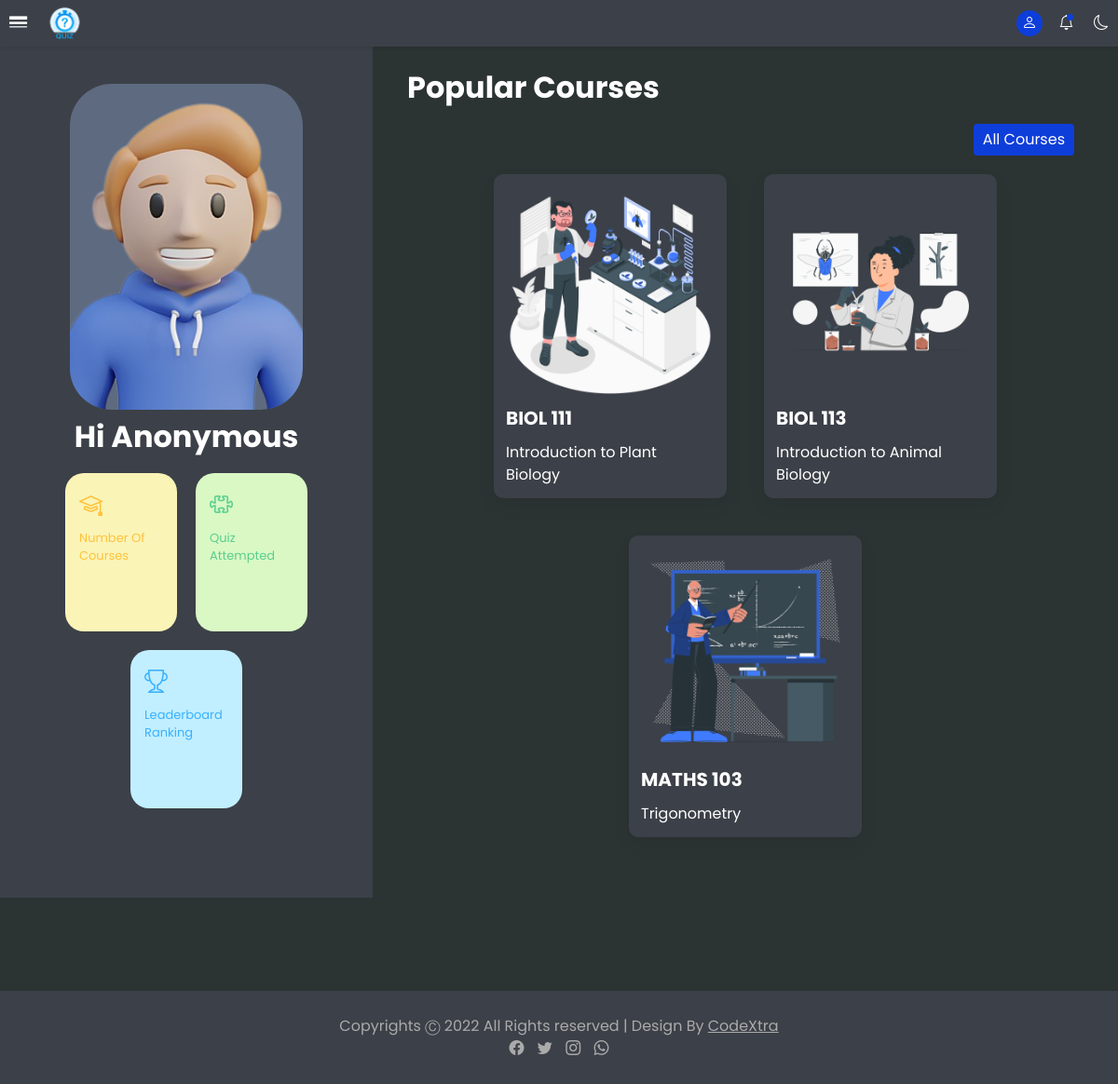
/user, run on the app's committed database.
### tables this page shows
CREATE TABLE `courses` (
  `id` int(11) NOT NULL,
  `course_id` text NOT NULL,
  `course_category_id` int(11) NOT NULL,
  `course_name` text NOT NULL,
  `course_short_name` text NOT NULL,
  `level` int(11) NOT NULL,
  `date_created` int(11) NOT NULL
);

### user/index.php (the view, shortened to what this page needs)
<?php
require "../includes/db.inc.php";
$sql2 = "SELECT * FROM courses LIMIT 3;";
$result2 = mysqli_query($conn, $sql2);
$popularCourses = array();
if (mysqli_num_rows($result2) > 0) {
  while ($row2 = mysqli_fetch_assoc($result2)) {
    $course_cat = $row2['course_category_id'];
    $cat = "SELECT * FROM course_category WHERE id = '$course_cat';";
    $cat_result = mysqli_query($conn, $cat);
    $cat_row = mysqli_fetch_assoc($cat_result);
    $array = array();
    $array[] = $row2['id'];
    $array[] = $row2['course_name'];
    $array[] = $row2['course_short_name'];
    $array[] = strtolower($cat_row['cat_name']);
    $popularCourses[] = $array;
  }
}
if (isset($_SESSION['id'])) {
  $id = $_SESSION['id'];
  $file = "../img-uploads/student" . $id . "*";
  $fileSearch = glob($file);
  if (count($fileSearch) > 0) {
    $file_path = $fileSearch[0];
    if (file_exists($file_path)) {
      $src = $file_path;
    } else {
      $src = "../images/avatar.png";
    }
  } else {
    $src = "../images/avatar.png";
  }
} else {
  $src = "../images/avatar.png";
}
?>
<!DOCTYPE html>
<html lang="en">
<head>
  <link href="https://cdn.jsdelivr.net/npm/bootstrap@5.0.2/dist/css/bootstrap.min.css" rel="stylesheet">
  <link rel="stylesheet" href="https://cdn.jsdelivr.net/npm/bootstrap-icons@1.9.1/font/bootstrap-icons.css">
  <link rel="stylesheet" href="../public/style.css">
</head>
<body>
  <?php
  require("./header.php");
  require("./navbar.php");
  ?>
  <main>
    <div class="row">
      <div class="col-md-4">
        <div class="user-profile d-flex align-items-center justify-content-center">
          <div class="profile-img">
            <img src="<?php echo $src; ?>" alt="Avatar">
          </div>
          <h2>Hi <?php if (isset($_SESSION['uid'])) {
                    echo $_SESSION['uid'] . "!";
                  } else {
                    echo "Anonymous";
                  } ?></h2>
          <div class="profile-body">
            <div class="stats row d-flex align-items-center justify-content-center">
              <div class="stat col-sm-4">
                <div class="sec">
                  <div class="icon"><i class="bi bi-mortarboard"></i></div>
                  <div class="text">
                    <p>Number Of Courses</p>
                  </div>
                </div>
              </div>
              <div class="stat col-sm-4">
                <div class="sec">
                  <div class="icon"><i class="bi bi-puzzle"></i></div>
                  <div class="text">
                    <p>Quiz Attempted</p>
                  </div>
                </div>
              </div>
              <div class="stat col-sm-4">
                <div class="sec">
                  <div class="icon"><i class="bi bi-trophy"></i></div>
                  <div class="text">
                    <p>Leaderboard Ranking</p>
                  </div>
                </div>
              </div>
            </div>
          </div>
        </div>
      </div>
      <div class="col-md-8">
        <div class="popular content">
          <div class="heading">
            <h2>Popular Courses</h2>
          </div>
          <div class="courses">
            <a href="./courses.php?user=<?php if (isset($_GET['user'])) {
                                          echo $user_id;
                                        } ?>" class="all-course">All Courses</a>
            <div class="row d-flex align-items-start justify-content-center">
              <?php
              foreach ($popularCourses as $popularCourse) {
                if (isset($_SESSION['id'])) {
                  $id = $_SESSION['id'];
                } else {
                  $id = "";
                }
                echo '
                    <div class="col-md-4">
                    <a href="./course.php?course=' . $popularCourse[0] . '&user=' . $id . '">
                    <div class="image">
                      <img src="../images/' . $popularCourse[3] . rand(1, 2) . '.png" alt="' . $popularCourse[3] . '">
                    </div>
                    <div class="head">' . $popularCourse[2] . '</div>
                    <div class="text">' . $popularCourse[1] . '</div>
                    </a>
                    </div>
                    ';
              }
              ?>
            </div>
          </div>
        </div>
      </div>
    </div>
  </main>
  </div>
  <?php
  require "../admin/footer.php";
  ?>
</body>
</html>

### public/style.css (style rules this page uses)
:root { --bg: #f0f0f1; --blue: #0e3eda; --light-blue: #5d8bf4; --white: #fff; --gray: #ddd; --dark-gray: #444; --dark : #000; }
* { margin: 0; padding: 0; box-sizing: border-box; font-family: 'Poppins', sans-serif; }
body { background-color: var(--bg); }
main { margin-top: 50px; width: 100%; min-height: 100%; transition: all 0.5s ease; color: var(--dark); }
main .row { width: 100%; margin-left: 0; }
nav.nav-collapse ~ main { width: 100%; height: 100%; }
main .row .col-md-4 { background-color: var(--white); padding: 40px; }
main .row .col-md-4 .user-profile { flex-direction: column; }
main .row .col-md-4 .user-profile h2 { margin: 10px; font-weight: bolder; }
main .row .col-md-4 .user-profile .profile-img { background-color: rgba(171, 201, 255, 0.3); width: 250px; height: 350px; border-radius: 45px; overflow: hidden; }
main .row .col-md-4 .user-profile .profile-img img { width: 100%; height: 100%; object-fit: cover; }
main .row .col-md-4 .user-profile .profile-body .stats .stat { margin: 10px; width: 120px; height: 170px; padding: 15px; border-radius: 20px; display: inline-block; }
main .row .col-md-4 .user-profile .profile-body .stats .stat:nth-child(1) { background-color: #faf4b7; color: #ffc23c; }
main .row .col-md-4 .user-profile .profile-body .stats .stat:nth-child(2) { background-color: #d9f8c4; color: #59ce8f; }
main .row .col-md-4 .user-profile .profile-body .stats .stat:nth-child(3) { background-color: #c1efff; color: #3ab0ff; }
main .row .col-md-4 .user-profile .profile-body .stats .stat .sec .icon i { font-size: 25px; }
main .row .col-md-4 .user-profile .profile-body .stats .stat .sec .text p { margin-top: 7px; font-size: 13px; }
.content { padding: 25px; }
.content .heading h2 { font-weight: bold; }
.courses a.all-course { padding: 5px 10px; background-color: var(--blue); color: #fff; border-radius: 4px; float: right; }
.content .courses .row .col-md-4 { width: 250px; margin: 20px; padding: 13px; border-radius: 10px; cursor: pointer; background-color: var(--white); box-shadow: 0 9px 20px 0 rgba(0, 0, 0, 0.06); }
.content .courses .row .col-md-4 .image { width: 100%; height: 100%; }
.content .courses .row .col-md-4 .image img { width: 100%; height: 100%; object-fit: cover; }
.content .courses .row .col-md-4 .head { font-size: 20px; font-weight: bolder; }
main .head, main .level { margin: 10px 0; }
main .courses { margin: 20px 10px; }
main .courses a { text-decoration: none; color: var(--dark); }
main .courses .image { width: 70px; height: 70px; }
main .courses .image img { width: 100%; height: 100%; }
html, body { height: 100%; margin: 0; }

### data on the page
courses: shows a picture, course_short_name "BIOL 111", course_name "Introduction to Plant Biology"
courses: shows a picture, course_short_name "BIOL 113", course_name "Introduction to Animal Biology"
courses: shows a picture, course_short_name "MATHS 103", course_name "Trigonometry"
